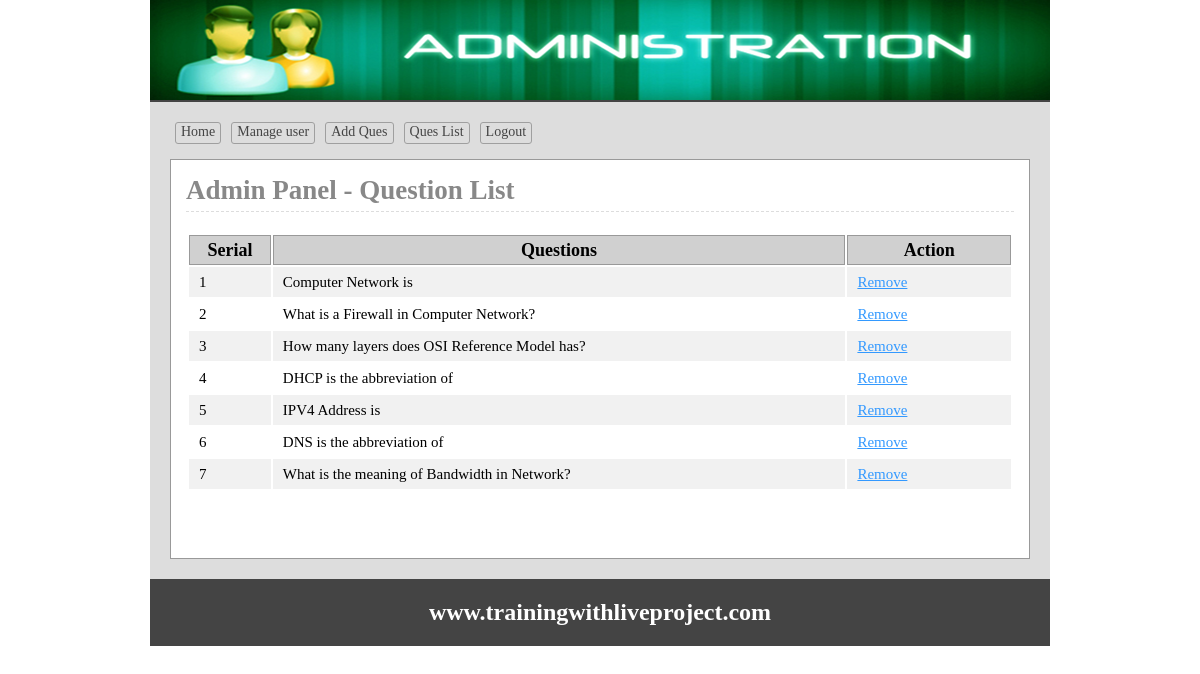
/admin/queslist.php (signed in), run on the app's committed database.
### tables this page shows
CREATE TABLE `tbl_ques` (
  `id` int(11) NOT NULL,
  `quesNo` int(11) NOT NULL,
  `ques` text NOT NULL
);

### lib/Database.php (called while the page is built, shortened)
<?php
Class Database{
	public $host   = DB_HOST;
	public $user   = DB_USER;
	public $pass   = DB_PASS;
	public $dbname = DB_NAME;
	public $link;
	private function connectDB(){
	$this->link = new mysqli($this->host, $this->user, $this->pass, $this->dbname);
 }
	public function select($query){
		$result = $this->link->query($query) or die($this->link->error.__LINE__);
		if($result->num_rows > 0){
			return $result;
		} else {
			return false;
		}
	}
}

### classes/Exam.php (called while the page is built, shortened)
<?php
$filepath = realpath(dirname(__FILE__));
include_once ($filepath.'/../lib/Database.php');
class Exam{
    private $db;
    public function __construct(){
        $this->db = new Database();
    }
    public function getAllQuestion(){
        $query = "SELECT * FROM tbl_ques ORDER by quesNo ASC";
        $result = $this->db->select($query);
        return $result;
    }
}

### admin/queslist.php (the view, shortened to what this page needs)
<?php
    $filepath = realpath(dirname(__FILE__));
    include_once ($filepath.'/inc/header.php');
    include_once ($filepath.'/../classes/Exam.php');
    $exm = new Exam();
?>
    <div class="main">
        <h1>Admin Panel - Question List</h1>
        <div class="quelist">
            <table class="tblone">
                <tr>
                    <th width="10%">Serial</th>
                    <th width="70%">Questions</th>
                    <th width="20%">Action</th>
                </tr>
            <?php
                $getdata = $exm->getAllQuestion();
                if ($getdata){
                    $i = 0;
                    while ($value = $getdata->fetch_assoc()) {
                        $i++;
            ?>
                        <tr>
                            <td><?php echo $i; ?></td>
                            <td><?php echo $value['ques']; ?></td>
                            <td>
                                <a onclick="return confirm('Are You Sure to Remove?')" href="?delque=<?php echo $value['quesNo']; ?>">Remove</a>
                            </td>
                        </tr>
                <?php
                  }}
                ?>
            </table>
        </div>
    </div>
<?php include 'inc/footer.php'; ?>

### admin/css/admin.css (style rules this page uses)
* { margin:0;padding:0;outline:none }
body { font-family:verdana }
.tblone { width:100%;border:1px solid #fff;margin:20px 0 }
.tblone td { font-size: 15px; padding: 5px 10px; }
table.tblone th { background-color: #d0d0d0; border: 1px solid #999; }
table.tblone tr:nth-child(2n+1) { background:#fff;height:30px; }
table.tblone tr:nth-child(2n) { background:#f1f1f1;height:30px; }
.tblone td a { color:#3399FF; }
.main { background: #fff none repeat scroll 0 0; border: 1px solid #999; margin-top: 10px; min-height: 368px; padding: 15px; width: 828px; }
.main h1 { border-bottom: 1px dashed #ddd; color: #888; margin: 0 0 5px; padding-bottom: 5px; }

### data on the page
tbl_ques: ques "Computer Network is"
tbl_ques: ques "What is a Firewall in Computer Network?"
tbl_ques: ques "How many layers does OSI Reference Model has?"
tbl_ques: ques "DHCP is the abbreviation of"
tbl_ques: ques "IPV4 Address is"
tbl_ques: ques "DNS is the abbreviation of"
tbl_ques: ques "What is the meaning of Bandwidth in Network?"
